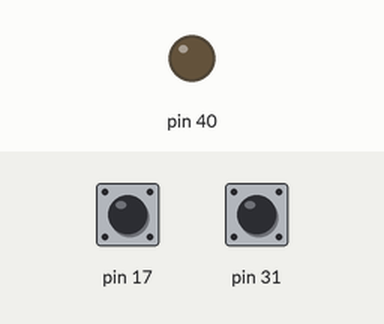
Simulated run of this sketch. Board: Arduino Mega 2560, built with avr-gcc and run on an emulated ATmega2560. Parts: output pins drawn as LEDs (lit = HIGH). The test bench sets the inputs (shaded band); at power-on: pin 31 HIGH, pin 17 HIGH.

Above: at 1.2 s.
1.3 s: pin 31 pulled LOW for 0.15 s
At 2.0 s:
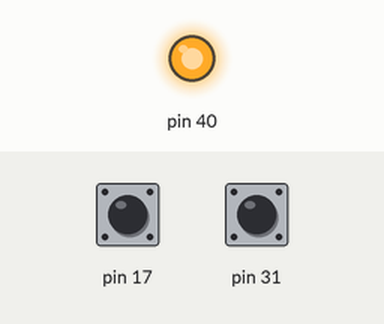
2.9 s: pin 17 pulled LOW for 0.15 s
At 3.2 s:
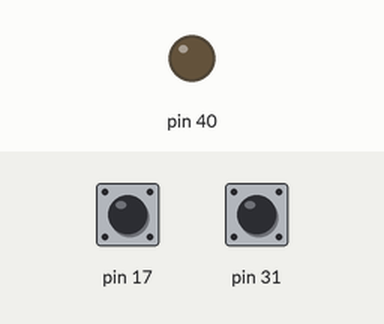
4.5 s: pin 31 pulled LOW for 1 s
At 5.6 s:
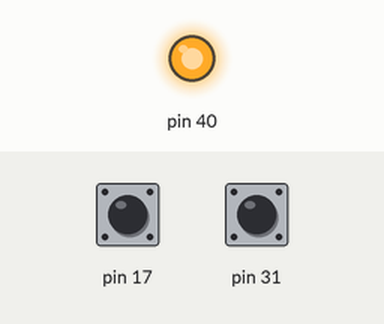
7.0 s: pin 17 driven LOW and pin 31 driven LOW
At 7.8 s:
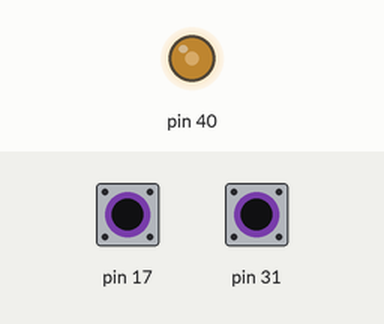
8.5 s: pin 17 driven HIGH
At 9.7 s:
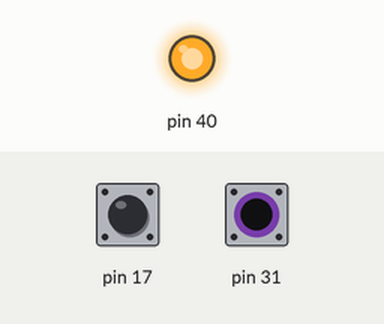
Timing chart, 0 to 11.0 s (numbered marks = the images above; inputs shaded):
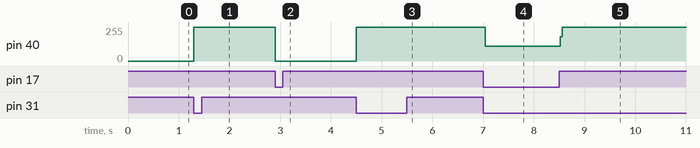

Measured:
- after the input at 1.3 s, pin 40: 0/255 → 255/255 at once
- after the input at 2.9 s, pin 40: 255/255 → 0/255 at once
- after the input at 4.5 s, pin 40: 0/255 → 255/255 at once
- after the input at 7.0 s, pin 40: 255/255 → 112/255 at once
- after the input at 8.5 s, pin 40: 112/255 → 255/255 at once

The sketch:

SWITCH_ON.ino
```cpp
void setup() {
  // put your setup code here, to run once:
  pinMode(31,INPUT_PULLUP);
  pinMode(17,INPUT_PULLUP);
  pinMode(40,OUTPUT);

}

void loop() {
  // put your main code here, to run repeatedly:
  if(!digitalRead(31)==HIGH)
  {

      digitalWrite(40,HIGH);

  }
  if(!digitalRead(17)==HIGH)
  {
     digitalWrite(40,LOW);
  }
}
```
